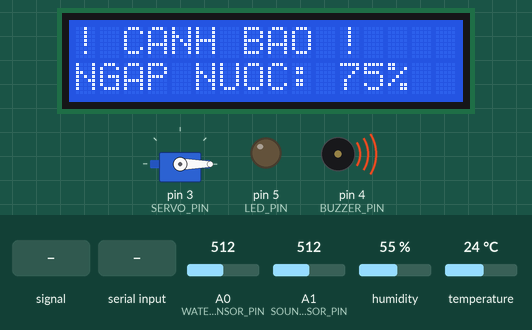
Simulated run of this sketch. Board: Arduino Uno, built with avr-gcc and run on an emulated ATmega328P. Parts: 16×2 character LCD, servo, output pins drawn as LEDs (lit = HIGH), buzzer (waves = sounding, pin HIGH). The inputs (shaded band) are chosen by the test bench; at power-on: A0 (WATER_SENSOR_PIN) = 512, A1 (SOUND_SENSOR_PIN) = 512, humidity 55 %, temperature 24 °C. Pins used as bus, display or sensor lines are not drawn; what the sketch prints to the serial monitor is not drawn.

Above: at 2.9 s.
3.0 s: A1 (SOUND_SENSOR_PIN) fed a 200 Hz sine of ±81 counts around its level
At 3.6 s:
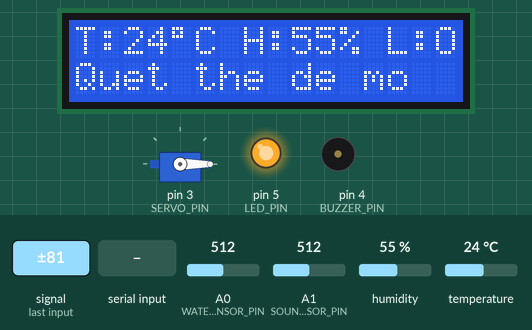
5.2 s: "GATE_OPEN\n" received over Serial
At 6.2 s:
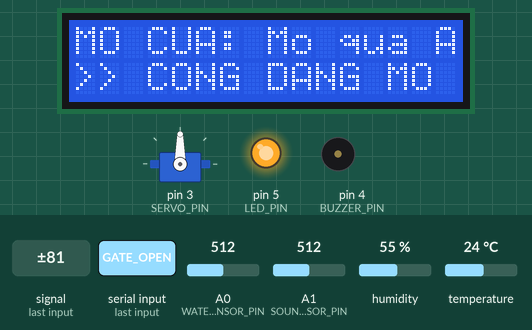
7.3 s: A0 (WATER_SENSOR_PIN) set to 326
At 7.87 s:
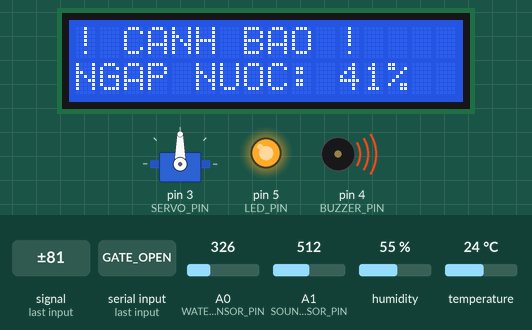
9.2 s: A0 (WATER_SENSOR_PIN) set to 305
At 10.5 s:
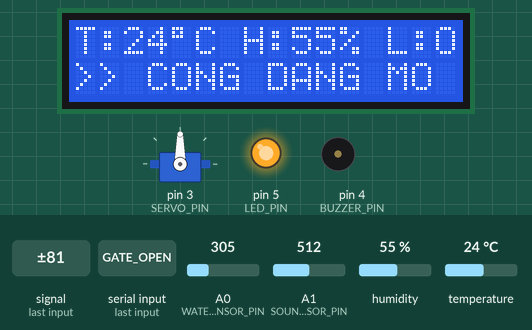
10.8 s: "LIGHT_OFF\n" received over Serial
At 12.1 s:
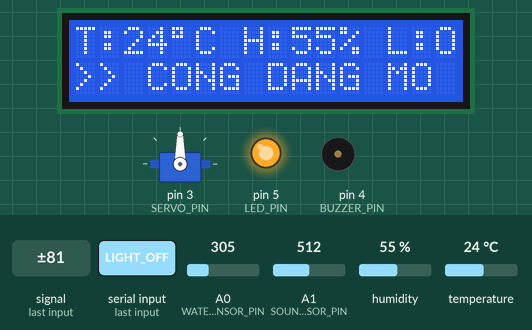
12.4 s: A0 (WATER_SENSOR_PIN) set to 716
At 12.9 s:
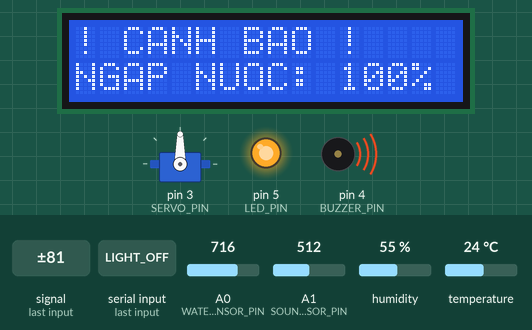
Timing chart, 0 to 15.7 s (numbered marks = the images above; inputs shaded):
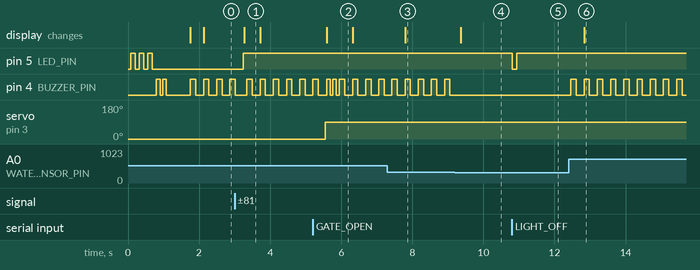

The sketch:

Arduino_Uno_Sensors.ino
```cpp
#include <SPI.h>
#include <MFRC522.h>
#include <Servo.h>
#include <EEPROM.h>
#include <Wire.h>
#include <LiquidCrystal_I2C.h>
#include <DHT.h>

/*
  ==============================================================
  ĐỒ ÁN LẬP TRÌNH DI ĐỘNG (LTDD) - NHÓM 3
  HỆ THỐNG IOT THÔNG MINH - ARDUINO UNO R3:
  - Cảm biến Nước & Ngập (A0) -> TRÊN 40% HÚ CÒI BUZZER (D4)
  - Cảm biến Âm thanh (A1) Peak-to-Peak -> >= 40 dB BẬT ĐÈN LED (D5) 5 giây
  - Cảm biến DHT11 (D2) -> Đọc nhiệt độ & độ ẩm thực tế
  - Cổng Servo SG90 (D3) & Đầu đọc thẻ RFID RC522 (D9, D10, D11, D12, D13)
  ==============================================================
*/

// --- ĐỊNH NGHĨA CHÂN NGOẠI VI (Arduino UNO) ---
#define DHTPIN 2              // Chân Data cảm biến DHT11
#define DHTTYPE DHT11         // Loại cảm biến DHT11
#define SERVO_PIN 3           // Chân điều khiển Servo SG90
#define BUZZER_PIN 4          // Chân còi báo động Buzzer
#define LED_PIN 5             // Chân điều khiển ĐÈN LED (Bật đèn khi có âm thanh)
#define RST_PIN 9             // Chân Reset RFID RC522
#define SS_PIN 10             // Chân SDA/SS của RFID RC522
#define WATER_SENSOR_PIN A0   // Chân Signal cảm biến ngập nước
#define SOUND_SENSOR_PIN A1   // Chân Analog (AO) cảm biến âm thanh

// Ngưỡng báo động & kích hoạt theo đúng yêu cầu
#define WATER_THRESHOLD 40    // Ngưỡng nước: TRÊN 40% là hú còi báo động!
#define SOUND_THRESHOLD 40    // Ngưỡng âm thanh: >= 40 dB là tự bật đèn LED

// Khởi tạo đối tượng
LiquidCrystal_I2C lcd(0x27, 16, 2);
MFRC522 rfid(SS_PIN, RST_PIN);
Servo doorServo;
DHT dht(DHTPIN, DHTTYPE);

byte masterCard[4];
const byte EEPROM_CHECK_BYTE = 0xA5;

// Biến lưu thời gian & trạng thái
unsigned long lastDHTTime = 0;
unsigned long lastSerialSendTime = 0;
unsigned long lastLcdUpdateTime = 0;
unsigned long gateOpenedTime = 0;
unsigned long servoDetachTime = 0;
bool isServoAttached = false;
const unsigned long RFID_AUTO_CLOSE_DELAY = 6000;

// Biến quản lý ĐÈN chiếu sáng tự động theo âm thanh
bool isLightOn = false;
unsigned long lightTurnOffTime = 0;
const unsigned long LIGHT_DURATION = 5000; // Đèn tự sáng trong 5 giây sau tiếng động

bool isGateOpen = false;
bool isOpenedByRFID = false;
float currentTemp = 0.0;
float currentHum = 0.0;
bool isDHTConnected = false;
int lastSoundDB = 36;
int lastWaterPercent = 0;

// Lấy mẫu âm thanh Peak-to-Peak (cửa sổ 25ms) bắt trọn mọi sóng âm khi vỗ tay/nói chuyện
int getSoundLevel() {
  unsigned int signalMax = 0;
  unsigned int signalMin = 1024;
  unsigned long startMillis = millis();

  while (millis() - startMillis < 25) {
    int sample = analogRead(SOUND_SENSOR_PIN);
    if (sample < 1024) {
      if (sample > signalMax) signalMax = sample;
      if (sample < signalMin) signalMin = sample;
    }
  }

  int peakToPeak = signalMax - signalMin;
  int soundDB = map(peakToPeak, 0, 250, 35, 105);
  if (soundDB < 35) soundDB = 35;
  if (soundDB > 110) soundDB = 110;
  return soundDB;
}

// Đọc mực nước (%) - Lọc nhiễu tĩnh điện thông minh (Chống báo động giả khi chạm thẻ, chạm tay)
int getWaterLevel() {
  // Lấy trung bình 5 lần đọc để triệt tiêu hoàn toàn tĩnh điện
  long sum = 0;
  for (int i = 0; i < 5; i++) {
    sum += analogRead(WATER_SENSOR_PIN);
    delayMicroseconds(50);
  }
  int waterRaw = sum / 5;

  // Ngưỡng cắt nhiễu: Dưới 150 (chạm thẻ nhựa, chạm tay, tĩnh điện) coi như 0%
  if (waterRaw < 150) return 0;

  // Khi ngập nước thật sự (waterRaw từ 150 đến 650) mới tính % ngập:
  int percent = map(waterRaw, 150, 650, 10, 100);
  if (percent > 100) percent = 100;
  return percent;
}

// Gửi dữ liệu JSON lên máy tính / App Expo Go (nhanh, realtime)
void sendDataToSerial(const char* action = NULL, const char* reason = NULL) {
  Serial.print(F("{\"water\":"));
  Serial.print(lastWaterPercent);
  Serial.print(F(",\"sound\":"));
  Serial.print(lastSoundDB);
  Serial.print(F(",\"temp\":"));
  Serial.print(isDHTConnected ? currentTemp : 30.0, 1);
  Serial.print(F(",\"hum\":"));
  Serial.print(isDHTConnected ? currentHum : 75.0, 1);
  Serial.print(F(",\"dht_ok\":"));
  Serial.print(isDHTConnected ? F("true") : F("false"));
  Serial.print(F(",\"gate\":"));
  Serial.print(isGateOpen ? F("true") : F("false"));
  Serial.print(F(",\"light\":"));
  Serial.print(isLightOn ? F("true") : F("false"));
  if (action != NULL) {
    Serial.print(F(",\"action\":\""));
    Serial.print(action);
    Serial.print(F("\",\"reason\":\""));
    Serial.print(reason);
    Serial.print(F("\""));
  }
  Serial.println(F("}"));
}

// Đọc dữ liệu từ DHT11
void updateDHTData() {
  if (millis() - lastDHTTime >= 2000 || lastDHTTime == 0) {
    lastDHTTime = millis();
    float t = dht.readTemperature();
    float h = dht.readHumidity();

    if (!isnan(t) && !isnan(h)) {
      // Khử lỗi tràn bit bộ nhớ của thư viện DHT (nếu bị biến thành 4278190105...)
      if (t > 100.0) {
        unsigned long rawT = (unsigned long)t;
        t = (float)(rawT & 0xFF);
      }
      if (h > 100.0) {
        unsigned long rawH = (unsigned long)h;
        h = (float)(rawH & 0xFF);
      }

      if (t >= 10.0 && t <= 55.0 && h >= 15.0 && h <= 99.0) {
        currentTemp = t;
        currentHum = h;
        isDHTConnected = true;
        return;
      }
    }
    isDHTConnected = false;
  }
}

// Cập nhật giao diện màn hình LCD
void displayStandby() {
  updateDHTData();

  lcd.setCursor(0, 0);
  if (!isDHTConnected) {
    lcd.print(F("DHT11: LOI D2   "));
  } else {
    lcd.print(F("T:"));
    lcd.print((int)currentTemp);
    lcd.print((char)223);
    lcd.print(F("C H:"));
    lcd.print((int)currentHum);
    lcd.print(F("% "));
    lcd.print(isLightOn ? F("L:ON ") : F("L:OFF"));
  }

  lcd.setCursor(0, 1);
  if (isGateOpen) {
    lcd.print(F(">> CONG DANG MO "));
  } else {
    lcd.print(F("Quet the de mo  "));
  }
}

// CÒI BÁO ĐỘNG NGẬP NƯỚC (Dùng điện áp trực tiếp HIGH/LOW cho còi Active Buzzer kêu to vang 100%)
void beepWaterAlert() {
  digitalWrite(BUZZER_PIN, HIGH);
  delay(150);
  digitalWrite(BUZZER_PIN, LOW);
  delay(80);
}

void beepSuccess() {
  digitalWrite(BUZZER_PIN, HIGH);
  delay(100);
  digitalWrite(BUZZER_PIN, LOW);
  delay(70);
  digitalWrite(BUZZER_PIN, HIGH);
  delay(100);
  digitalWrite(BUZZER_PIN, LOW);
}

void beepAlarm() {
  digitalWrite(BUZZER_PIN, HIGH);
  delay(350);
  digitalWrite(BUZZER_PIN, LOW);
}

// Hàm mở cửa
void openDoor(const char* reason, bool fromRFID = false) {
  isGateOpen = true;
  isOpenedByRFID = fromRFID;
  gateOpenedTime = millis();

  if (!isServoAttached) {
    doorServo.attach(SERVO_PIN);
    isServoAttached = true;
  }
  doorServo.write(90);
  servoDetachTime = millis() + 800;

  lcd.setCursor(0, 0);
  lcd.print(F("MO CUA:         "));
  lcd.setCursor(8, 0);
  lcd.print(reason);
  lcd.setCursor(0, 1);
  lcd.print(F(">> CONG DANG MO "));
  beepSuccess();

  sendDataToSerial("OPEN", reason);
}

// Hàm đóng cửa
void closeDoor(const char* reason = "Dong cua") {
  isGateOpen = false;
  isOpenedByRFID = false;

  if (!isServoAttached) {
    doorServo.attach(SERVO_PIN);
    isServoAttached = true;
  }
  doorServo.write(0);
  servoDetachTime = millis() + 800;

  displayStandby();
  sendDataToSerial("CLOSE", reason);
}

// Kiểm tra lệnh nhận từ máy tính / App (phản hồi siêu nhanh trong 30ms)
void checkSerialCommands() {
  if (Serial.available() > 0) {
    String command = Serial.readStringUntil('\n');
    command.trim();

    if (command == "GATE_OPEN" || command == "OPEN" || command == "1") {
      openDoor("Mo qua App", false);
    } else if (command == "GATE_CLOSE" || command == "CLOSE" || command == "0") {
      closeDoor("Dong qua App");
    } else if (command == "LIGHT_ON") {
      isLightOn = true;
      digitalWrite(LED_PIN, HIGH);
      lightTurnOffTime = millis() + LIGHT_DURATION;
      displayStandby();
      sendDataToSerial("LIGHT_ON", "Bat den D5");
    } else if (command == "LIGHT_OFF") {
      isLightOn = false;
      digitalWrite(LED_PIN, LOW);
      displayStandby();
      sendDataToSerial("LIGHT_OFF", "Tat den D5");
    } else if (command == "LIGHT_TOGGLE") {
      isLightOn = !isLightOn;
      digitalWrite(LED_PIN, isLightOn ? HIGH : LOW);
      if (isLightOn) lightTurnOffTime = millis() + LIGHT_DURATION;
      displayStandby();
      sendDataToSerial(isLightOn ? "LIGHT_ON" : "LIGHT_OFF", "Chuyen den D5");
    }
  }
}

void setup() {
  Serial.begin(9600);
  Serial.setTimeout(30);

  // 1. Khởi động màn hình LCD & DHT11
  lcd.init();
  lcd.backlight();
  lcd.setCursor(0, 0);
  lcd.print(F("DANG KHOI DONG.."));

  pinMode(DHTPIN, INPUT_PULLUP);
  dht.begin();

  // 2. Cài đặt chân Còi, Đèn và Cảm biến
  pinMode(BUZZER_PIN, OUTPUT);
  digitalWrite(BUZZER_PIN, LOW);

  pinMode(LED_PIN, OUTPUT);
  digitalWrite(LED_PIN, LOW);

  pinMode(WATER_SENSOR_PIN, INPUT);
  pinMode(SOUND_SENSOR_PIN, INPUT);

  // 3. TEST ĐÈN LED KHI KHỞI ĐỘNG (Nhấp nháy 3 lần)
  for (int i = 0; i < 3; i++) {
    digitalWrite(LED_PIN, HIGH);
    delay(120);
    digitalWrite(LED_PIN, LOW);
    delay(120);
  }

  // 4. TEST CÒI BUZZER KHI KHỞI ĐỘNG (Bíp 2 tiếng to rõ ràng)
  beepSuccess();

  // 5. Khởi tạo Servo về 0 độ
  doorServo.attach(SERVO_PIN);
  doorServo.write(0);
  delay(500);
  doorServo.detach();
  isServoAttached = false;

  // 6. Khởi động RFID RC522
  SPI.begin();
  rfid.PCD_Init();
  delay(50);

  updateDHTData();

  // 7. Kiểm tra thẻ chủ EEPROM
  if (EEPROM.read(0) == EEPROM_CHECK_BYTE) {
    for (byte i = 0; i < 4; i++) {
      masterCard[i] = EEPROM.read(i + 1);
    }
    displayStandby();
  } else {
    lcd.clear();
    lcd.setCursor(0, 0);
    lcd.print(F("CHUA CO THE CHU!"));
    lcd.setCursor(0, 1);
    lcd.print(F("Quet the bat ky"));
  }
}

void loop() {
  // 1. Luôn lắng nghe lệnh từ App (không trễ)
  checkSerialCommands();

  // 2. Tự ngắt servo sau khi xoay để tránh nóng động cơ
  if (isServoAttached && millis() > servoDetachTime) {
    doorServo.detach();
    isServoAttached = false;
  }

  // 3. Tự động đóng cổng sau 6s nếu mở bằng quẹt thẻ RFID
  if (isGateOpen && isOpenedByRFID && (millis() - gateOpenedTime >= RFID_AUTO_CLOSE_DELAY)) {
    closeDoor("RFID tu dong dong");
  }

  // 4. KIỂM TRA CẢM BIẾN ÂM THANH (Lấy mẫu đỉnh sóng Peak-to-Peak)
  lastSoundDB = getSoundLevel();

  // Nếu âm thanh >= 40 dB -> TỰ ĐỘNG BẬT ĐÈN D5!
  if (lastSoundDB >= SOUND_THRESHOLD) {
    if (!isLightOn) {
      isLightOn = true;
      digitalWrite(LED_PIN, HIGH); // BẬT ĐÈN NGAY
      displayStandby();
      sendDataToSerial("LIGHT_ON", "Am thanh bat den");
    }
    lightTurnOffTime = millis() + LIGHT_DURATION; // Gia hạn sáng thêm 5 giây
  }

  // Hết 5 giây yên tĩnh -> TỰ ĐỘNG TẮT ĐÈN
  if (isLightOn && millis() > lightTurnOffTime) {
    isLightOn = false;
    digitalWrite(LED_PIN, LOW); // TẮT ĐÈN
    displayStandby();
    sendDataToSerial("LIGHT_OFF", "Het 5s tu tat den");
  }

  // 5. KIỂM TRA CẢM BIẾN NƯỚC: TRÊN 40% THÌ HÚ CÒI BÁO ĐỘNG!
  lastWaterPercent = getWaterLevel();
  if (lastWaterPercent >= WATER_THRESHOLD) {
    static unsigned long lastWaterAlertTime = 0;
    if (millis() - lastWaterAlertTime >= 350) {
      lastWaterAlertTime = millis();
      beepWaterAlert(); // Còi D4 hú báo động TÍT TÍT!
      sendDataToSerial("ALERT", "Phat hien ngap nuoc tren 40%");

      lcd.setCursor(0, 0);
      lcd.print(F("! CANH BAO !    "));
      lcd.setCursor(0, 1);
      lcd.print(F("NGAP NUOC: "));
      lcd.print(lastWaterPercent);
      lcd.print(F("%   "));
    }
    return; // Đang ngập nước thì ưu tiên cảnh báo
  }

  // 6. Gửi dữ liệu JSON lên máy tính mỗi 400ms (nhanh, realtime)
  if (millis() - lastSerialSendTime >= 400) {
    lastSerialSendTime = millis();
    sendDataToSerial();
  }

  // 7. Cập nhật màn hình LCD định kỳ mỗi 1 giây
  if (millis() - lastLcdUpdateTime >= 1000) {
    lastLcdUpdateTime = millis();
    displayStandby();
  }

  // 8. Quét nhận diện thẻ RFID
  if (!rfid.PICC_IsNewCardPresent() || !rfid.PICC_ReadCardSerial()) {
    return;
  }

  // TH 1: Đăng ký thẻ chủ lần đầu
  if (EEPROM.read(0) != EEPROM_CHECK_BYTE) {
    for (byte i = 0; i < 4; i++) {
      masterCard[i] = rfid.uid.uidByte[i];
      EEPROM.write(i + 1, masterCard[i]);
    }
    EEPROM.write(0, EEPROM_CHECK_BYTE);

    lcd.clear();
    lcd.setCursor(0, 0);
    lcd.print(F("DANG KY THE CHU"));
    lcd.setCursor(0, 1);
    lcd.print(F("   THANH CONG!  "));
    beepSuccess();
    delay(1500);
    displayStandby();

    rfid.PICC_HaltA();
    rfid.PCD_StopCrypto1();
    rfid.PCD_Init();
    return;
  }

  // TH 2: So khớp thẻ mở cửa
  bool isMatch = true;
  for (byte i = 0; i < 4; i++) {
    if (rfid.uid.uidByte[i] != masterCard[i]) {
      isMatch = false;
      break;
    }
  }

  if (isMatch) {
    openDoor("The RFID", true);
  } else {
    lcd.clear();
    lcd.setCursor(0, 0);
    lcd.print(F(" THE SAI/KHONG RO "));
    lcd.setCursor(0, 1);
    lcd.print(F(" TU CHOI MO CUA! "));
    beepAlarm();
    delay(1000);
    displayStandby();
    sendDataToSerial("DENIED", "The RFID sai");
  }

  rfid.PICC_HaltA();
  rfid.PCD_StopCrypto1();
  rfid.PCD_Init();
}
```

Measured:
- the behaviour switches between 317 and 316 on A0 (WATER_SENSOR_PIN) (found by bisection; images 3 and 4)
- after the input at 3.0 s, pin 5 (LED_PIN): LOW → HIGH after 0.24 s; the display: changes after 0.27 s (image 1)
- after the input at 5.2 s, servo on pin 3 (SERVO_PIN): 0° → 90° after 0.35 s; the display: changes after 0.39 s (image 2)
- after the input at 7.3 s, the display: changes after 0.50 s (image 3)
- after the input at 9.2 s, pin 4 (BUZZER_PIN): stops changing and stays LOW; the display: changes after 0.17 s (image 4)
- after the input at 10.8 s, pin 5 (LED_PIN): HIGH → LOW at once, → HIGH 0.13 s later
- after the input at 12.4 s, pin 4 (BUZZER_PIN): alternates HIGH for 0.15 s and LOW for 0.22 s, starting after 0.06 s; the display: changes after 0.43 s (image 6)
- by itself, pin 4 (BUZZER_PIN): repeats every 0.37 s: HIGH 0.15 s, LOW 0.22 s
